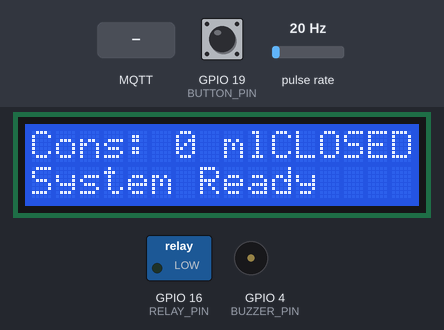
A sketch run on a simulated ESP32. Parts: 16×2 character LCD, switched loads named in the sketch (green lamp = pin HIGH), buzzer (waves = sounding). Wiring (inferred from the names in the program): pulse sensor: data GPIO 5. The test bench sets the inputs (shaded band); at power-on: pulse rate 20 Hz, GPIO 19 (BUTTON_PIN) LOW. WiFi joins after 1.5 s; servers stay silent unless stated; no MQTT or app messages arrive unless stated; what the sketch prints to the serial monitor is not drawn.

Above: at 6.8 s.
6.9 s: pulse rate (sensor on GPIO 5) set to 196 Hz
At 9.6 s:
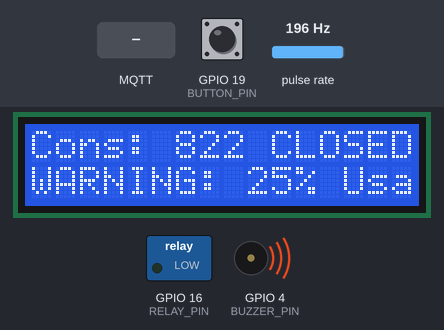
9.9 s: GPIO 19 (BUTTON_PIN) pulled HIGH for 0.15 s
At 10.6 s:
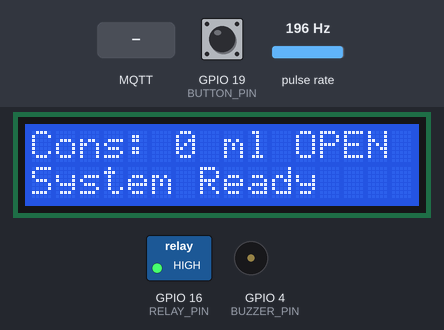
13.0 s: MQTT message "RESET_CONSUMPTION" arrives on the first subscribed topic
At 13.6 s:
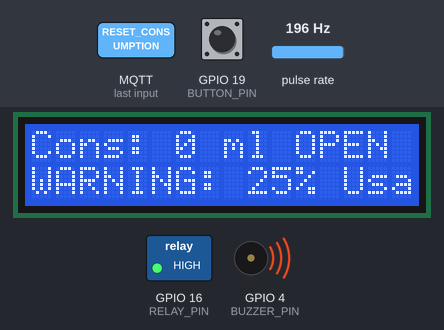
16.0 s: MQTT message "TOGGLE_VALVE" arrives on the first subscribed topic
At 18.7 s:
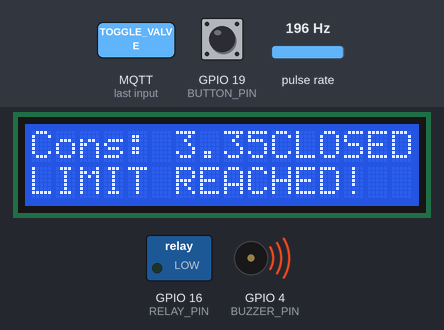
19.0 s: MQTT message "RESET_CONSUMPTION" arrives on the first subscribed topic
At 20.1 s:
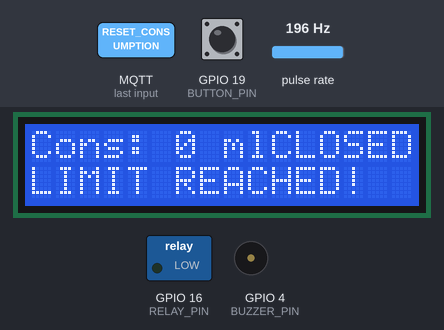
21.8 s: GPIO 19 (BUTTON_PIN) pulled HIGH for 1 s
At 24.7 s:
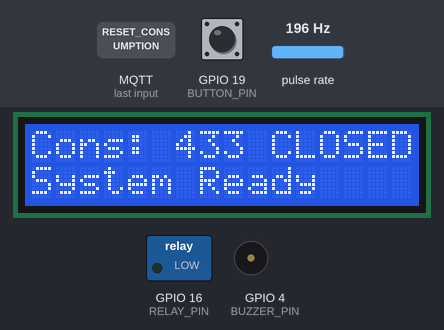
Timing chart, 0 to 26.8 s (numbered marks = the images above; inputs shaded):
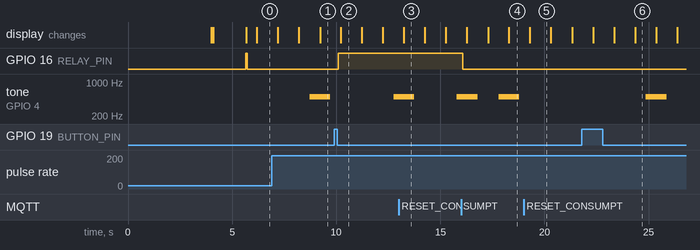

Measured:
- after the input at 6.9 s, tone on GPIO 4 (BUZZER_PIN): silent → 500 Hz after 1.8 s, → silent 1.0 s later
- after the input at 9.9 s, GPIO 16 (RELAY_PIN): LOW → HIGH after 0.21 s; the display: changes after 0.31 s (image 2)
- after the input at 13.0 s, the display: changes after 0.24 s (image 3)
- after the input at 16.0 s, GPIO 16 (RELAY_PIN): HIGH → LOW after 0.08 s instead of 1.8 s; the display: first changes after 0.28 s (image 4 shows a later state)
- after the input at 19.0 s, the display: changes after 0.30 s (image 5)
- after the input at 21.8 s, tone on GPIO 4 (BUZZER_PIN): silent → 500 Hz after 3.1 s, → silent 1.0 s later; the display: first differs from a run without the input after 1.5 s (image 6 shows a later state)
- what the display in image 2 shows lasts 1.0 s, from 10.2 s to 11.2 s

The sketch:

SmartWaterVibeCoding.ino
```cpp
#include <Arduino.h>
#include <WiFi.h>
#include <PubSubClient.h>
#include <Wire.h>
#include <LiquidCrystal_I2C.h>
#include "config.h"
#include "metrics.h"

// Metrics variables
//cantidad de tiempo que se desea tomar valores de muestreo de cpu y memoria
#define SAMPLING_TIME 10000
unsigned long initSampleTime = 0;
unsigned long actualSampleTime = 0;

// Global objects
WiFiClient espClient;
PubSubClient mqttClient(espClient);
LiquidCrystal_I2C lcd(LCD_I2C_ADDRESS, 16, 2);

// Task handles
TaskHandle_t sensorTaskHandle = NULL;
TaskHandle_t controlTaskHandle = NULL;
TaskHandle_t uiTaskHandle = NULL;
TaskHandle_t mqttTaskHandle = NULL;

// Queues
QueueHandle_t eventQueue = NULL;
QueueHandle_t mqttPublishQueue = NULL;

// System configuration
SystemConfig systemConfig = {
    .currentConsumption = 0.0,
    .maxConsumption = MAX_WATER_CONSUMPTION,
    .valveState = true,  // Start with valve open
    .alarmState = false,
    .currentState = STATE_INIT
};

// Flow sensor variables
volatile long pulseCount = 0;
unsigned long oldTime = 0;

// Forward declarations
void IRAM_ATTR pulseCounter();
void sensorTask(void *pvParameters);
void controlTask(void *pvParameters);
void uiTask(void *pvParameters);
void mqttTask(void *pvParameters);
void connectToWiFi();
void connectToMQTT();
void mqttCallback(char* topic, byte* payload, unsigned int length);
void publishSystemStatus();

// Function to test the button
void testButton() {
    Serial.println("\n--- BUTTON TEST ---");
    Serial.print("Reading button pin ");
    Serial.print(BUTTON_PIN);
    Serial.print(": ");
    Serial.println(digitalRead(BUTTON_PIN));
    Serial.println("Press the button...");
    Serial.println("(Should change between 0 and 1 when pressed)");
    Serial.println("-------------------\n");
}

void setup() {
    // Initialize Serial
    Serial.begin(115200);
    delay(1000);  // Give time for serial to initialize
    Serial.println("\n\nStarting system...");

    // Test the button
    testButton();
    delay(3000);  // Wait 3 seconds to see the initial state

    // Initialize I/O pins
    pinMode(FLOW_SENSOR_PIN, INPUT_PULLUP);
    pinMode(RELAY_PIN, OUTPUT);
    pinMode(BUTTON_PIN, INPUT_PULLDOWN);
    pinMode(BUZZER_PIN, OUTPUT);

    // Attach interrupt for flow sensor
    attachInterrupt(digitalPinToInterrupt(FLOW_SENSOR_PIN), pulseCounter, FALLING);

    // Initialize LCD
    lcd.init();
    lcd.backlight();
    lcd.setCursor(0, 0);
    lcd.print("SmartWaterVibe");
    lcd.setCursor(0, 1);
    lcd.print("Initializing...");

    // Connect to WiFi
    connectToWiFi();

    // Setup MQTT
    mqttClient.setServer(MQTT_SERVER, MQTT_PORT);
    mqttClient.setCallback(mqttCallback);
    connectToMQTT();

    // Create queues
    eventQueue = xQueueCreate(QUEUE_LENGTH, ITEM_SIZE);
    mqttPublishQueue = xQueueCreate(5, sizeof(char[100]));

    if (eventQueue == NULL || mqttPublishQueue == NULL) {
        Serial.println("Error creating queues!");
        while(1); // Halt if queues can't be created
    }

    // Create tasks
    xTaskCreatePinnedToCore(
        sensorTask,      // Task function
        "SensorTask",    // Task name
        TASK_STACK_SIZE, // Stack size
        NULL,            // Task parameters
        TASK_SENSOR_PRIORITY, // Task priority
        &sensorTaskHandle,    // Task handle
        0               // Core (0 or 1)
    );

    xTaskCreatePinnedToCore(
        controlTask,
        "ControlTask",
        TASK_STACK_SIZE,
        NULL,
        TASK_CONTROL_PRIORITY,
        &controlTaskHandle,
        1
    );

    xTaskCreatePinnedToCore(
        uiTask,
        "UITask",
        TASK_STACK_SIZE,
        NULL,
        TASK_UI_PRIORITY,
        &uiTaskHandle,
        1
    );

    xTaskCreatePinnedToCore(
        mqttTask,
        "MQTTTask",
        TASK_STACK_SIZE,
        NULL,
        TASK_MQTT_PRIORITY,
        &mqttTaskHandle,
        1
    );

    // Initial system state
    systemConfig.currentState = STATE_IDLE;
    digitalWrite(RELAY_PIN, systemConfig.valveState ? HIGH : LOW);

    Serial.println("System initialization complete!");

    // Init metrics
    initStats();
    initSampleTime = millis();
}

void loop() {
    actualSampleTime = millis();
    //cantidad de tiempo que se va a tomar las muestras
    if(actualSampleTime - initSampleTime > SAMPLING_TIME){
        initSampleTime = actualSampleTime;
    finishStats();
   }

    static unsigned long lastButtonCheck = 0;
    static int lastButtonState = HIGH;

    // Check button state every 100ms
    if (millis() - lastButtonCheck > 100) {
        lastButtonCheck = millis();
        int currentButtonState = digitalRead(BUTTON_PIN);

        if (currentButtonState != lastButtonState) {
            Serial.print("Button state changed to: ");
            Serial.println(currentButtonState);
            lastButtonState = currentButtonState;
        }
    }

    // Let other tasks run
    vTaskDelay(10 / portTICK_PERIOD_MS);
}

// Interrupt Service Routine for flow sensor
void IRAM_ATTR pulseCounter() {
    pulseCount++;
}

// WiFi connection function
void connectToWiFi() {
    Serial.print("Connecting to WiFi");
    WiFi.begin(WIFI_SSID, WIFI_PASSWORD);

    while (WiFi.status() != WL_CONNECTED) {
        delay(500);
        Serial.print(".");
    }

    Serial.println("\nWiFi connected");
    Serial.print("IP address: ");
    Serial.println(WiFi.localIP());
}

// MQTT connection function
void connectToMQTT() {
    while (!mqttClient.connected()) {
        Serial.print("Attempting MQTT connection...");

        if (mqttClient.connect(MQTT_CLIENT_ID)) {
            Serial.println("connected");
            mqttClient.subscribe(MQTT_TOPIC_SUB);
        } else {
            Serial.print("failed, rc=");
            Serial.print(mqttClient.state());
            Serial.println(" retrying in 5 seconds");
            delay(5000);
        }
    }
}

// MQTT message callback
void mqttCallback(char* topic, byte* payload, unsigned int length) {
    // Convert payload to string
    char message[length + 1];
    memcpy(message, payload, length);
    message[length] = '\0';

    // Process the message
    if (strcmp(message, "TOGGLE_VALVE") == 0) {
        Event event = {.type = EVENT_BUTTON_PRESSED, .data = NULL};
        xQueueSend(eventQueue, &event, portMAX_DELAY);
    } else if (strcmp(message, "RESET_CONSUMPTION") == 0) {
        systemConfig.currentConsumption = 0;
        Event event = {.type = EVENT_SYSTEM_UPDATE, .data = NULL};
        xQueueSend(eventQueue, &event, portMAX_DELAY);
    }
}

// Publish system status to MQTT
void publishSystemStatus() {
    char payload[100];
    snprintf(payload, sizeof(payload),
             "{\"consumption\":%.2f,\"valve_open\":%s,\"state\":%d}",
             systemConfig.currentConsumption,
             systemConfig.valveState ? "true" : "false",
             systemConfig.currentState);

    mqttClient.publish(MQTT_TOPIC_PUB, payload);
}
```

control_task.cpp
```cpp
#include "config.h"
#include <Arduino.h>

extern "C" {
    #include <freertos/FreeRTOS.h>
    #include <freertos/task.h>
    #include <freertos/queue.h>
}

// Forward declarations
void controlTask(void *pvParameters);

// Global variables
extern SystemConfig systemConfig;
extern QueueHandle_t eventQueue;

// Buzzer variables
static bool buzzerOn = false;
static unsigned long lastBuzzerToggle = 0;
static unsigned long buzzerStartTime = 0;
static const unsigned long BUZZER_DURATION = 1000; // 3 seconds
static unsigned long buzzerInterval = 500; // Buzzer beep interval in ms
static bool buzzerActive = false;

void controlTask(void *pvParameters) {
    Event event;

    // Task loop
    for (;;) {
        // Wait for an event
        if (xQueueReceive(eventQueue, &event, portMAX_DELAY) == pdPASS) {
            // Handle the event based on current state
            switch (systemConfig.currentState) {
                case STATE_INIT:
                    // Initialization state
                    systemConfig.currentState = STATE_IDLE;
                    systemConfig.valveState = true; // Start with valve open
                    digitalWrite(RELAY_PIN, HIGH);
                    break;

                case STATE_IDLE:
                    if (event.type == EVENT_BUTTON_PRESSED) {
                        // Toggle valve state
                        systemConfig.valveState = !systemConfig.valveState;
                        digitalWrite(RELAY_PIN, systemConfig.valveState ? HIGH : LOW);

                        Serial.print("Button pressed - Toggling valve to: ");
                        Serial.println(systemConfig.valveState ? "ON" : "OFF");

                        // If we're closing the valve, reset consumption
                        if (!systemConfig.valveState) {
                            systemConfig.currentConsumption = 0;
                            Serial.println("Valve closed - Consumption reset to 0");
                        }
                    }
                    break;

                case STATE_WARNING_1:
                case STATE_WARNING_2:
                case STATE_WARNING_3:
                    if (event.type == EVENT_BUTTON_PRESSED) {
                        // Toggle valve state on button press
                        systemConfig.valveState = !systemConfig.valveState;
                        digitalWrite(RELAY_PIN, systemConfig.valveState ? HIGH : LOW);

                        // If we're closing the valve, reset consumption
                        if (!systemConfig.valveState) {
                            systemConfig.currentConsumption = 0;
                        }
                        // Always return to IDLE state after button press in warning states
                        systemConfig.currentState = STATE_IDLE;
                    }
                    break;

                case STATE_LIMIT_REACHED:
                    if (event.type == EVENT_BUTTON_PRESSED) {
                        // Reset consumption
                        systemConfig.currentConsumption = 0;

                        // Keep the valve closed (safety measure)
                        systemConfig.valveState = false;
                        digitalWrite(RELAY_PIN, LOW);

                        // Return to IDLE state
                        systemConfig.currentState = STATE_IDLE;

                        // Turn off buzzer and alarm
                        noTone(BUZZER_PIN);
                        buzzerActive = false;
                        systemConfig.alarmState = false;

                        Serial.println("Consumption reset to 0 - System ready for new cycle");
                    }
                    break;

                case STATE_MANUAL_OVERRIDE:  // This case should no longer be reachable, but kept for safety
                    systemConfig.currentState = STATE_IDLE;  // Immediately return to IDLE state
                    break;
            }

            // Handle threshold events from any state
            if (event.type == EVENT_THRESHOLD_REACHED) {
                float threshold = event.data.floatValue;

                if (threshold == WARNING_THRESHOLD_1) {
                    systemConfig.currentState = STATE_WARNING_1;
                    buzzerStartTime = millis();
                    buzzerActive = true;
                    systemConfig.alarmState = true;
                    Serial.println("Warning 1 - Buzzer activated for 3 seconds");
                }
                else if (threshold == WARNING_THRESHOLD_2) {
                    systemConfig.currentState = STATE_WARNING_2;
                    buzzerStartTime = millis();
                    buzzerActive = true;
                    systemConfig.alarmState = true;
                    Serial.println("Warning 2 - Buzzer activated for 3 seconds");
                }
                else if (threshold == WARNING_THRESHOLD_3) {
                    systemConfig.currentState = STATE_WARNING_3;
                    buzzerStartTime = millis();
                    buzzerActive = true;
                    systemConfig.alarmState = true;
                    Serial.println("Warning 3 - Buzzer activated for 3 seconds");
                }
                else if (threshold >= 1.0f) {
                    // Max consumption reached
                    systemConfig.valveState = false;
                    digitalWrite(RELAY_PIN, LOW);
                    systemConfig.currentState = STATE_LIMIT_REACHED;
                    buzzerStartTime = millis();
                    buzzerActive = true;
                    systemConfig.alarmState = true;
                    Serial.println("Limit reached - Buzzer activated for 3 seconds");
                }
            }
        }

        // Handle buzzer based on alarm state and timing
        unsigned long currentTime = millis();

        // Check if buzzer should be active
        if (buzzerActive) {
            // Turn off buzzer after 3 seconds
            if (currentTime - buzzerStartTime >= BUZZER_DURATION) {
                noTone(BUZZER_PIN);
                buzzerActive = false;
                systemConfig.alarmState = false;
                buzzerOn = false;
                Serial.println("Buzzer turned off after 3 seconds");
            }
            // Toggle buzzer for beeping effect
            else if (currentTime - lastBuzzerToggle > buzzerInterval) {
                buzzerOn = !buzzerOn;
                if (buzzerOn) {
                    tone(BUZZER_PIN, BUZZER_FREQ);
                } else {
                    noTone(BUZZER_PIN);
                }
                lastBuzzerToggle = currentTime;
            }
        }
        // Ensure buzzer is off if not active
        else if (buzzerOn) {
            noTone(BUZZER_PIN);
            buzzerOn = false;
        }

        // Small delay to prevent task from hogging CPU
        vTaskDelay(pdMS_TO_TICKS(10));
    }
}
```

metrics.h
```cpp
#ifndef METRICS_H
#define METRICS_H

//habilitar esta variable para ver las estadisticas intermedias
#define SHOW_INTERMEDIATE_STATS false

//Tiempo en milisegundos que indica cada cuanto se realiza el muestreo y las impresiones de las metricas
#define TIME_BETWEEN_PRINTS_TASK 300

// APIs públicas
void initStats();
void finishStats();

#endif // METRICS_H
```

mqtt_task.cpp
```cpp
#include <WiFi.h>
#include <PubSubClient.h>
#include "config.h"

extern WiFiClient espClient;
extern PubSubClient mqttClient;
extern SystemConfig systemConfig;

extern void connectToMQTT();
extern void publishSystemStatus();

void mqttTask(void *pvParameters) {
    unsigned long lastPublishTime = 0;
    bool lastMqttConnected = false;

    // Task loop
    for (;;) {
        unsigned long currentTime = millis();

        // Check MQTT connection
        if (!mqttClient.connected()) {
            if (lastMqttConnected) {
                Serial.println("MQTT disconnected, attempting to reconnect...");
                lastMqttConnected = false;
            }
            connectToMQTT();
        } else if (!lastMqttConnected) {
            Serial.println("MQTT connected");
            lastMqttConnected = true;
        }

        // Process MQTT messages
        mqttClient.loop();

        // Publish system status at regular intervals
        if (currentTime - lastPublishTime >= MQTT_UPDATE_INTERVAL) {
            if (mqttClient.connected()) {
                publishSystemStatus();
                lastPublishTime = currentTime;
            }
        }

        // Small delay to prevent task from hogging CPU
        vTaskDelay(pdMS_TO_TICKS(100));
    }
}
```

ui_task.cpp
```cpp
#include <LiquidCrystal_I2C.h>
#include "config.h"

extern SystemConfig systemConfig;
extern LiquidCrystal_I2C lcd;

// UI update interval in milliseconds
#define UI_UPDATE_INTERVAL 500

// Function to format consumption for display
String formatConsumption(float liters) {
    if (liters < 1.0) {
        return String(liters * 1000, 0) + " ml";
    } else if (liters < 1000.0) {
        return String(liters, 2) + " L";
    } else {
        return String(liters / 1000.0, 2) + " m³";
    }
}

void uiTask(void *pvParameters) {
    unsigned long lastUpdateTime = 0;

    // Task loop
    for (;;) {
        unsigned long currentTime = millis();

        // Update display at regular intervals
        if (currentTime - lastUpdateTime >= UI_UPDATE_INTERVAL) {
            // Clear the display
            lcd.clear();

            // First line: Current consumption and valve state
            lcd.setCursor(0, 0);
            lcd.print("Cons: ");
            lcd.print(formatConsumption(systemConfig.currentConsumption));

            // Right-align valve status
            String valveStatus = systemConfig.valveState ? "OPEN " : "CLOSED";
            lcd.setCursor(16 - valveStatus.length(), 0);
            lcd.print(valveStatus);

            // Second line: System status and warnings
            lcd.setCursor(0, 1);

            switch (systemConfig.currentState) {
                case STATE_INIT:
                    lcd.print("Initializing...");
                    break;

                case STATE_IDLE:
                    lcd.print("System Ready");
                    break;

                case STATE_WARNING_1:
                    lcd.print("WARNING: 25% Usage");
                    break;

                case STATE_WARNING_2:
                    lcd.print("WARNING: 50% Usage");
                    break;

                case STATE_WARNING_3:
                    lcd.print("WARNING: 75% Usage");
                    break;

                case STATE_LIMIT_REACHED:
                    lcd.print("LIMIT REACHED!");
                    break;

                case STATE_MANUAL_OVERRIDE:
                    lcd.print("Manual Mode");
                    break;

                default:
                    lcd.print("Unknown State");
                    break;
            }

            lastUpdateTime = currentTime;
        }

        // Small delay to prevent task from hogging CPU
        vTaskDelay(pdMS_TO_TICKS(10));
    }
}
```

Source omitted: metrics.cpp (8853 bytes), sensor_task.cpp (6208 bytes), config.h (2639 bytes)
